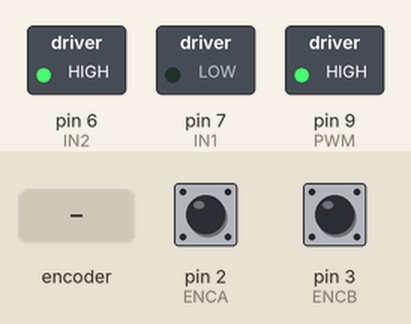
This sketch was run on a simulated Arduino Uno, built with avr-gcc and run on an emulated ATmega328P. Parts: switched loads named in the sketch (green lamp = pin HIGH). Inputs (shaded band) come from the test bench; at power-on: pin 2 (ENCA) HIGH, pin 3 (ENCB) HIGH. What the sketch prints to the serial monitor is not drawn.

Above: at 1.2 s.
1.3 s: rotary encoder on pin 2 (ENCA) / pin 3 (ENCB) turned 1 step (first pin leading)
Timing chart, 0 to 4.3 s (numbered marks = the images above; inputs shaded):
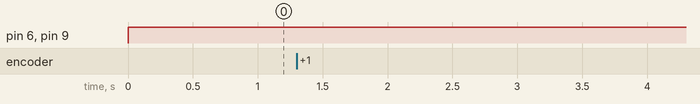

Measured:
- after the input at 1.3 s, every drawn part: stays the same

The sketch:

Position_control.ino
```cpp
#define ENCA 2 // YELLOW
#define ENCB 3 // WHITE
#define PWM 9
#define IN2 6
#define IN1 7

int pos = 0;
int posprev = 0;

long prevT = 0;

float eprev = 0;
float eintegral = 0;


void setup() {
  Serial.begin(9600);
  pinMode(ENCA,INPUT);
  pinMode(ENCB,INPUT);
  attachInterrupt(digitalPinToInterrupt(ENCA),readEncoder,RISING);

  pinMode(PWM,OUTPUT);
  pinMode(IN1,OUTPUT);
  pinMode(IN2,OUTPUT);


}

void loop() {
  // set target position
  int target = 3410;

   // PID constants
  float kp = 1;
  float kd = 0.01;
  float ki = 0.15; //0.0;

  // time difference
  long currT = micros();
  //float deltaTm = currT - prevT;
  float deltaT = ((float) (currT - prevT))/( 1.0e6 );
  prevT = currT; //store previous time

   // error
  int e = pos - target; //e(t) = target position - measured position

  // derivative
  float dedt = (e-eprev)/(deltaT);

  // integral
  eintegral = eintegral + e*deltaT;

  // control signal
  float u = kp*e + kd*dedt + ki*eintegral;
 // Serial.println(u);
  float pwr = fabs(u);
  if( pwr > 255 ){
    pwr = 255;
  }

// motor direction
  int dir = 1;
  if(u<0){
    dir = -1;
  }

// signal the motor
  setMotor(dir,pwr,PWM,IN1,IN2);

// store previous error
  eprev = e;

  Serial.print(target);
  Serial.print(" ");
  Serial.print(pos);
  Serial.println();

}

void setMotor(int dir, int pwmpos, int pwm, int in1, int in2){
  analogWrite(pwm,pwmpos);
  if(dir == 1){
    digitalWrite(in1,HIGH);
    digitalWrite(in2,LOW);
  }
  else if(dir == -1){
    digitalWrite(in1,LOW);
    digitalWrite(in2,HIGH);
  }
  else{
    digitalWrite(in1,LOW);
    digitalWrite(in2,LOW);
  }
}

void readEncoder(){
  int b = digitalRead(ENCB);
  if(b > 0){
    pos++;
  }
  else{
    pos--;
  }

}
```
